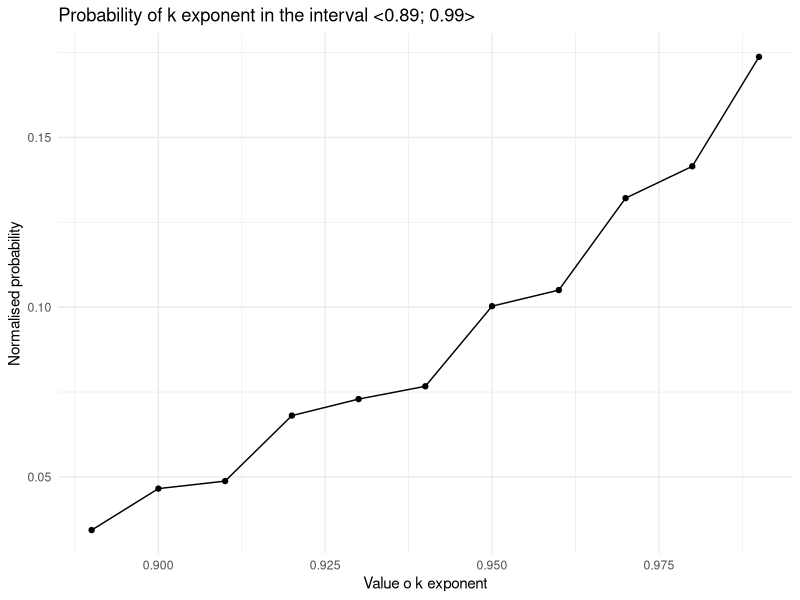

Generate this figure with R:
# Author: Ivan Bielik
# I analysed the data in late February 2020 and wrote the article about it
# in the journal Politics of Central Europe.
# The script employs tidyverse package. If you do not have it installed,
# use install.packages("tidyverse") in your R console


# load necessary packages
library(tidyverse)

# load data and compute their number of rows
polls <- read_csv("data/cssd_polls_data.csv")
(polls_len <- nrow(polls))

# set hypotheses and probabilities from normal distribution
# based on the analysis in second R script "01_hypo_testing.R"
hypo_k <- seq(0.89, 0.99, by = 0.01)
prob_k <- pnorm(hypo_k, mean = 1.15, sd = 0.27)

# set number of trials for random sampling from a distribution
trials <- 1000

# set seed for a reproducible analysis
set.seed(17)

# create dataset with possible k values, their prior and likelihood
# probabilities 
# likelihood is drawn from 1000 random samples from beta distibution
df <- tibble(k = hypo_k) %>% 
  mutate(model_vote = 0.0727^k) %>%
  mutate(occur = map_int(.$model_vote, 
                         ~ length(which(polls$value >= .x))),
         prior = prob_k) %>%
  mutate(like = map(.$occur,~ rbeta(trials, .x, polls_len - .x)))


# add posterior mean and normalised posterior to dataframe
df <- df %>%
  mutate(posterior = map_dbl(1:nrow(.), 
                             ~ mean(df$prior[.x] * df$like[[.x]]))) %>%
  mutate(norm_posterior = posterior / sum(posterior)) 

# check that norm_posterior is 1
sum(df$norm_posterior)

# visualise normalised posterior on a graph
p <- df %>% ggplot(aes(k, norm_posterior)) +
    geom_point() +
    geom_line() 

p + labs(
  title = "Probability of k exponent in the interval <0.89; 0.99>",
  x = "Value o k exponent",
  y = "Normalised probability"
) +
  theme_minimal()
